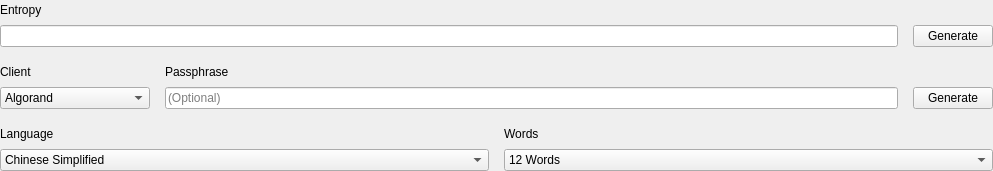
            <widget class="QWidget" name="fromEntropyQStackedWidget">
             <layout class="QVBoxLayout" name="verticalLayout_4">
              <property name="spacing">
               <number>15</number>
              </property>
              <property name="leftMargin">
               <number>0</number>
              </property>
              <property name="topMargin">
               <number>0</number>
              </property>
              <property name="rightMargin">
               <number>0</number>
              </property>
              <property name="bottomMargin">
               <number>0</number>
              </property>
              <item>
               <widget class="QFrame" name="frame_16">
                <layout class="QVBoxLayout" name="verticalLayout_8">
                 <property name="spacing">
                  <number>5</number>
                 </property>
                 <property name="leftMargin">
                  <number>0</number>
                 </property>
                 <property name="topMargin">
                  <number>0</number>
                 </property>
                 <property name="rightMargin">
                  <number>0</number>
                 </property>
                 <property name="bottomMargin">
                  <number>0</number>
                 </property>
                 <item>
                  <widget class="QFrame" name="EntropyQFrame">
                   <property name="minimumSize">
                    <size>
                     <width>400</width>
                     <height>0</height>
                    </size>
                   </property>
                   <layout class="QVBoxLayout" name="EntropyVLayout_2">
                    <property name="spacing">
                     <number>15</number>
                    </property>
                    <property name="leftMargin">
                     <number>0</number>
                    </property>
                    <property name="topMargin">
                     <number>0</number>
                    </property>
                    <property name="rightMargin">
                     <number>0</number>
                    </property>
                    <property name="bottomMargin">
                     <number>0</number>
                    </property>
                    <item>
                     <widget class="QFrame" name="EntropyLabelQFrame_2">
                      <layout class="QHBoxLayout" name="EntropyLabelHLayout_2">
                       <property name="spacing">
                        <number>15</number>
                       </property>
                       <property name="leftMargin">
                        <number>0</number>
                       </property>
                       <property name="topMargin">
                        <number>0</number>
                       </property>
                       <property name="rightMargin">
                        <number>0</number>
                       </property>
                       <property name="bottomMargin">
                        <number>0</number>
                       </property>
                       <item>
                        <widget class="QLabel" name="EntropyQLabel_2">
                         <property name="text">
                          <string>Entropy</string>
                         </property>
                        </widget>
                       </item>
                       <item>
                        <spacer name="EntropyLabelHSpacer_2">
                         <property name="orientation">
                          <enum>Qt::Horizontal</enum>
                         </property>
                         <property name="sizeHint" stdset="0">
                          <size>
                           <width>764</width>
                           <height>20</height>
                          </size>
                         </property>
                        </spacer>
                       </item>
                      </layout>
                     </widget>
                    </item>
                   </layout>
                  </widget>
                 </item>
                 <item>
                  <widget class="QFrame" name="EGenerateQFrame">
                   <layout class="QHBoxLayout" name="horizontalLayout_13">
                    <property name="spacing">
                     <number>15</number>
                    </property>
                    <property name="leftMargin">
                     <number>0</number>
                    </property>
                    <property name="topMargin">
                     <number>0</number>
                    </property>
                    <property name="rightMargin">
                     <number>0</number>
                    </property>
                    <property name="bottomMargin">
                     <number>0</number>
                    </property>
                    <item>
                     <widget class="QLineEdit" name="EntropyQLineEdit_2"/>
                    </item>
                    <item>
                     <widget class="QPushButton" name="EGenerateQPushButton_2">
                      <property name="text">
                       <string>Generate</string>
                      </property>
                     </widget>
                    </item>
                   </layout>
                  </widget>
                 </item>
                </layout>
               </widget>
              </item>
              <item>
               <widget class="QFrame" name="frame_7">
                <layout class="QHBoxLayout" name="horizontalLayout_9">
                 <property name="spacing">
                  <number>15</number>
                 </property>
                 <property name="leftMargin">
                  <number>0</number>
                 </property>
                 <property name="topMargin">
                  <number>0</number>
                 </property>
                 <property name="rightMargin">
                  <number>0</number>
                 </property>
                 <property name="bottomMargin">
                  <number>0</number>
                 </property>
                 <item>
                  <widget class="QFrame" name="ClientQFrame">
                   <property name="minimumSize">
                    <size>
                     <width>150</width>
                     <height>0</height>
                    </size>
                   </property>
                   <layout class="QVBoxLayout" name="ClientVLayout">
                    <property name="spacing">
                     <number>5</number>
                    </property>
                    <property name="leftMargin">
                     <number>0</number>
                    </property>
                    <property name="topMargin">
                     <number>0</number>
                    </property>
                    <property name="rightMargin">
                     <number>0</number>
                    </property>
                    <property name="bottomMargin">
                     <number>0</number>
                    </property>
                    <item>
                     <widget class="QFrame" name="ClientLabelQFrame">
                      <layout class="QHBoxLayout" name="MStrengthLabelHLayout_3">
                       <property name="spacing">
                        <number>15</number>
                       </property>
                       <property name="leftMargin">
                        <number>0</number>
                       </property>
                       <property name="topMargin">
                        <number>0</number>
                       </property>
                       <property name="rightMargin">
                        <number>0</number>
                       </property>
                       <property name="bottomMargin">
                        <number>0</number>
                       </property>
                       <item>
                        <widget class="QLabel" name="ClientQLabel">
                         <property name="text">
                          <string>Client</string>
                         </property>
                        </widget>
                       </item>
                       <item>
                        <spacer name="ClientLabelHSpacer">
                         <property name="orientation">
                          <enum>Qt::Horizontal</enum>
                         </property>
                         <property name="sizeHint" stdset="0">
                          <size>
                           <width>40</width>
                           <height>20</height>
                          </size>
                         </property>
                        </spacer>
                       </item>
                      </layout>
                     </widget>
                    </item>
                    <item>
                     <widget class="QComboBox" name="ClientQComboBox">
                      <item>
                       <property name="text">
                        <string>Algorand</string>
                       </property>
                      </item>
                      <item>
                       <property name="text">
                        <string>BIP39</string>
                       </property>
                      </item>
                      <item>
                       <property name="text">
                        <string>Cardano</string>
                       </property>
                      </item>
                      <item>
                       <property name="text">
                        <string>Electrum V1</string>
                       </property>
                      </item>
                      <item>
                       <property name="text">
                        <string>Electrum V2</string>
                       </property>
                      </item>
                      <item>
                       <property name="text">
                        <string>Monero</string>
                       </property>
                      </item>
                     </widget>
                    </item>
                   </layout>
                  </widget>
                 </item>
                 <item>
                  <widget class="QFrame" name="EPassphraseQFrame">
                   <layout class="QVBoxLayout" name="EPassphraseVLayout">
                    <property name="spacing">
                     <number>5</number>
                    </property>
                    <property name="leftMargin">
                     <number>0</number>
                    </property>
                    <property name="topMargin">
                     <number>0</number>
                    </property>
                    <property name="rightMargin">
                     <number>0</number>
                    </property>
                    <property name="bottomMargin">
                     <number>0</number>
                    </property>
                    <item>
                     <widget class="QFrame" name="EPassphraseLabelQFrame">
                      <layout class="QHBoxLayout" name="EPassphraseLabelHLayout">
                       <property name="spacing">
                        <number>15</number>
                       </property>
                       <property name="leftMargin">
                        <number>0</number>
                       </property>
                       <property name="topMargin">
                        <number>0</number>
                       </property>
                       <property name="rightMargin">
                        <number>0</number>
                       </property>
                       <property name="bottomMargin">
                        <number>0</number>
                       </property>
                       <item>
                        <widget class="QLabel" name="EPassphraseQLabel">
                         <property name="text">
                          <string>Passphrase</string>
                         </property>
                        </widget>
                       </item>
                       <item>
                        <spacer name="EPassphraseLabelHSpacer">
                         <property name="orientation">
                          <enum>Qt::Horizontal</enum>
                         </property>
                         <property name="sizeHint" stdset="0">
                          <size>
                           <width>764</width>
                           <height>20</height>
                          </size>
                         </property>
                        </spacer>
                       </item>
                      </layout>
                     </widget>
                    </item>
                    <item>
                     <widget class="QFrame" name="frame_12">
                      <layout class="QHBoxLayout" name="horizontalLayout_15">
                       <property name="spacing">
                        <number>15</number>
                       </property>
                       <property name="leftMargin">
                        <number>0</number>
                       </property>
                       <property name="topMargin">
                        <number>0</number>
                       </property>
                       <property name="rightMargin">
                        <number>0</number>
                       </property>
                       <property name="bottomMargin">
                        <number>0</number>
                       </property>
                       <item>
                        <widget class="QLineEdit" name="EPassphraseQLineEdit">
                         <property name="placeholderText">
                          <string>(Optional)</string>
                         </property>
                        </widget>
                       </item>
                       <item>
                        <widget class="QPushButton" name="pushButton">
                         <property name="text">
                          <string>Generate</string>
                         </property>
                        </widget>
                       </item>
                      </layout>
                     </widget>
                    </item>
                   </layout>
                  </widget>
                 </item>
                </layout>
               </widget>
              </item>
              <item>
               <widget class="QFrame" name="frame_8">
                <layout class="QHBoxLayout" name="horizontalLayout_7">
                 <property name="spacing">
                  <number>15</number>
                 </property>
                 <property name="leftMargin">
                  <number>0</number>
                 </property>
                 <property name="topMargin">
                  <number>0</number>
                 </property>
                 <property name="rightMargin">
                  <number>0</number>
                 </property>
                 <property name="bottomMargin">
                  <number>0</number>
                 </property>
                 <item>
                  <widget class="QFrame" name="ELanguageQFrame">
                   <layout class="QVBoxLayout" name="ELanguageVLayout">
                    <property name="spacing">
                     <number>5</number>
                    </property>
                    <property name="leftMargin">
                     <number>0</number>
                    </property>
                    <property name="topMargin">
                     <number>0</number>
                    </property>
                    <property name="rightMargin">
                     <number>0</number>
                    </property>
                    <property name="bottomMargin">
                     <number>0</number>
                    </property>
                    <item>
                     <widget class="QFrame" name="ELanguageLabelQFrame">
                      <layout class="QHBoxLayout" name="ELanguageLabelHLayout">
                       <property name="spacing">
                        <number>15</number>
                       </property>
                       <property name="leftMargin">
                        <number>0</number>
                       </property>
                       <property name="topMargin">
                        <number>0</number>
                       </property>
                       <property name="rightMargin">
                        <number>0</number>
                       </property>
                       <property name="bottomMargin">
                        <number>0</number>
                       </property>
                       <item>
                        <widget class="QLabel" name="ELanguageQLabel">
                         <property name="text">
                          <string>Language</string>
                         </property>
                        </widget>
                       </item>
                       <item>
                        <spacer name="ELanguageLabelHSpacer">
                         <property name="orientation">
                          <enum>Qt::Horizontal</enum>
                         </property>
                         <property name="sizeHint" stdset="0">
                          <size>
                           <width>40</width>
                           <height>20</height>
                          </size>
                         </property>
                        </spacer>
                       </item>
                      </layout>
                     </widget>
                    </item>
                    <item>
                     <widget class="QComboBox" name="ELanguageQComboBox">
                      <item>
                       <property name="text">
                        <string>Chinese Simplified</string>
                       </property>
                      </item>
                      <item>
                       <property name="text">
                        <string>Chinese Traditional</string>
                       </property>
                      </item>
                      <item>
                       <property name="text">
                        <string>English</string>
                       </property>
                      </item>
                      <item>
                       <property name="text">
                        <string>French</string>
                       </property>
                      </item>
                      <item>
                       <property name="text">
                        <string>Italian</string>
                       </property>
                      </item>
                      <item>
                       <property name="text">
                        <string>Korean</string>
                       </property>
                      </item>
                      <item>
                       <property name="text">
                        <string>Japanese</string>
                       </property>
                      </item>
                      <item>
                       <property name="text">
                        <string>Spanish</string>
                       </property>
                      </item>
                     </widget>
                    </item>
                   </layout>
                  </widget>
                 </item>
                 <item>
                  <widget class="QFrame" name="EWordsQFrame">
                   <layout class="QVBoxLayout" name="EStrengthVLayout">
                    <property name="spacing">
                     <number>5</number>
                    </property>
                    <property name="leftMargin">
                     <number>0</number>
                    </property>
                    <property name="topMargin">
                     <number>0</number>
                    </property>
                    <property name="rightMargin">
                     <number>0</number>
                    </property>
                    <property name="bottomMargin">
                     <number>0</number>
                    </property>
                    <item>
                     <widget class="QFrame" name="EWordsLabelQFrame">
                      <layout class="QHBoxLayout" name="EStrengthLabelHLayout">
                       <property name="spacing">
                        <number>15</number>
                       </property>
                       <property name="leftMargin">
                        <number>0</number>
                       </property>
                       <property name="topMargin">
                        <number>0</number>
                       </property>
                       <property name="rightMargin">
                        <number>0</number>
                       </property>
                       <property name="bottomMargin">
                        <number>0</number>
                       </property>
                       <item>
                        <widget class="QLabel" name="EWordsQLabel">
                         <property name="text">
                          <string>Words</string>
                         </property>
                        </widget>
                       </item>
                       <item>
                        <spacer name="EWordsLabelHSpacer">
                         <property name="orientation">
                          <enum>Qt::Horizontal</enum>
                         </property>
                         <property name="sizeHint" stdset="0">
                          <size>
                           <width>40</width>
                           <height>20</height>
                          </size>
                         </property>
                        </spacer>
                       </item>
                      </layout>
                     </widget>
                    </item>
                    <item>
                     <widget class="QComboBox" name="EWordsQComboBox">
                      <item>
                       <property name="text">
                        <string>12 Words</string>
                       </property>
                      </item>
                      <item>
                       <property name="text">
                        <string>15 Words</string>
                       </property>
                      </item>
                      <item>
                       <property name="text">
                        <string>18 Words</string>
                       </property>
                      </item>
                      <item>
                       <property name="text">
                        <string>21 Words</string>
                       </property>
                      </item>
                      <item>
                       <property name="text">
                        <string>24 Words</string>
                       </property>
                      </item>
                     </widget>
                    </item>
                   </layout>
                  </widget>
                 </item>
                </layout>
               </widget>
              </item>
             </layout>
            </widget>
